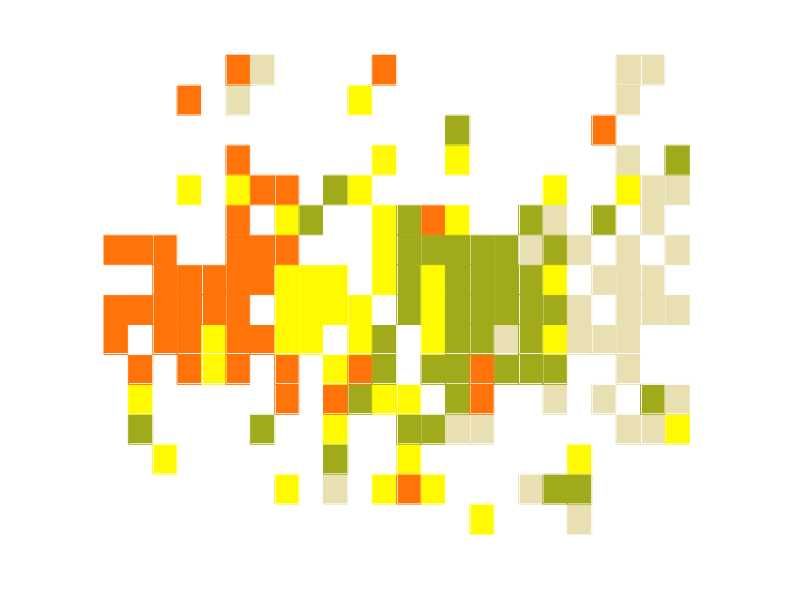

Source code (MATLAB):
%Inputs

%Define all colour patches (xmin, xmax, ymin, ymax), 1 row per patch
P = zeros(384,4);
P(1,:) = [0,118,0,153];
for i = 2:384;
  if (P(i-1,2)>2825);
    P(i,:) = [0,118,P(i-1,3:4)+153];
  else;
    P(i,:) = [P(i-1,1:2)+118,P(i-1,3:4)];
  endif;
endfor;

%Assign each patch a colour triplet
%C = zeros(400,3);
%for i = 1:400;
%  for j = 1:3;
%    C(i,j) = rand();
%  endfor
%endfor

%Asign colours to given points (x,y,r,g,b)
%N = [0,0,244/255,217/255,66/255;
%1000,1000,244/255,176/255,66/255;
%2000,2000,244/255,119/255,66/255];
N = [1100,1200,1,0.980392156862745,0;
400,1200,1,0.454901960784314,0.0392156862745098;
%1415,1225,0.63921568627451,0.172549019607843,0.00392156862745098;
%1415,1225,0.0549019607843137,0.0431372549019608,0.129411764705882;
%1415,1225,0.137254901960784,0.556862745098039,0.403921568627451;
%1415,1225,0.435294117647059,0.458823529411765,0.419607843137255;
1800,1200,0.631372549019608,0.666666666666667,0.105882352941176;
%1415,1225,0.584313725490196,0.749019607843137,0.650980392156863;
%1415,1225,0,0,0;
2500,1200,0.909803921568627,0.874509803921569,0.698039215686274;

-200,-200,1,1,1;
-200,800,1,1,1;
-200,1600,1,1,1;

-200,2650,1,1,1;
700,2650,1,1,1;
1400,2650,1,1,1;
2100,2650,1,1,1;

3030,2650,1,1,1;
3030,1600,1,1,1;
3030,800,1,1,1;

3030,-200,1,1,1
2100,-200,1,1,1
1400,-200,1,1,1
700,-200,1,1,1
];
N_centres = N(:,1:2)
N_colours = N(:,3:5)

%For each patch, calculate centre coordinates, node coordinates and distances from nodes
centres = [mean(P(:,1:2),2),mean(P(:,3:4),2)];

for i = 1:size(centres,1);
  for j = 1:size(N_centres,1);
    vector = centres(i,:)-N_centres(j,:);
    dist(i,j) = (vector(1)^2 + vector(2)^2);
  endfor
endfor

%For each patch, invert distances (larger number required for smaller distance), then normalise so each line adds to 1 and cumsum along lines
dist = 1./dist;
for i = 1:size(dist,1);
  dist(i,:) = dist(i,:)/sum(dist(i,:));
end;
cumdist = cumsum(dist,2);

%Assign each patch a random number in range 0:1, and associated colour
for i = 1:size(dist,1);
  A = rand();
  B = min(find(cumdist(i,:)>A));
  C(i,1:3) = N_colours(B,:);
endfor



%Plot each rectangle
figure;
hold on;
for i = 1:384;
  rectangle("Position",[P(i,1),P(i,3),P(i,2)-P(i,1),P(i,4)-P(i,3)],"FaceColor",C(i,:),"EdgeColor",C(i,:));
endfor;

axis off;